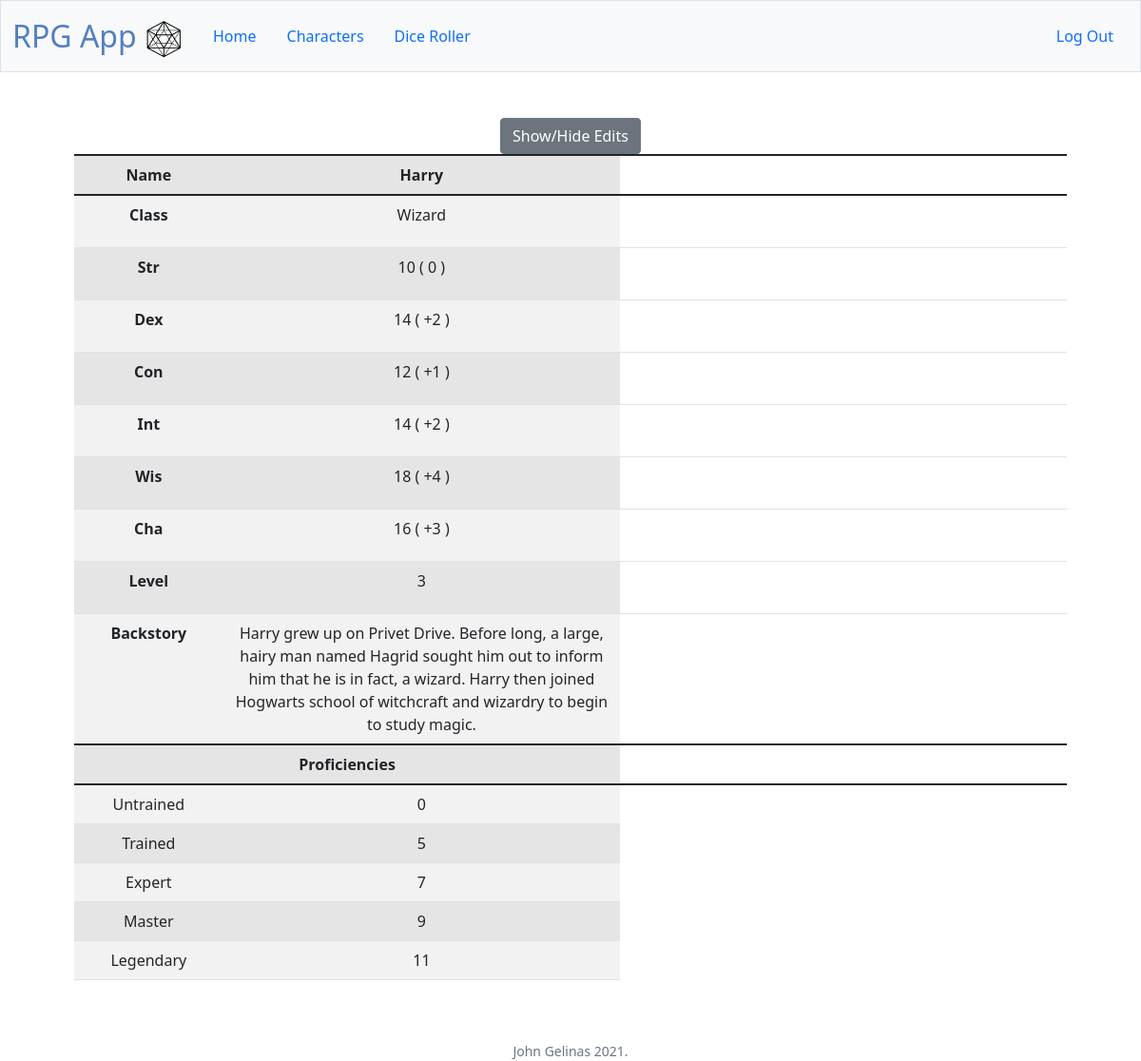
The app's page /character/Harry (signed in) with its own data.
### tables this page shows
CREATE TABLE characters (characterid INTEGER PRIMARY KEY NOT NULL, playerid INTEGER REFERENCES users, Name VARCHAR(255), Class VARCHAR(255), Str INT, Dex INT, Con INT, Int INT, Wis INT, Cha INT, Level INT, Backstory VARCHAR(255));

### PF2eApp.py (the view, shortened to what this page needs)
@app.route('/character/<name>', methods=["GET", "POST"])
def character(name):
    user = session["user_id"]
    name = scrub(name)
    user = scrub(user)
    query = "SELECT id FROM users WHERE username = '{}'".format(user)
    playerid = sqlselect(query)[0][0]
    con = sqlite3.connect('pathfinder.db')
    con.row_factory = dictfactory
    cur = con.cursor()
    cur.execute("SELECT * FROM characters WHERE name = '{}' AND playerid = {}".format(name, playerid))
    chardata = cur.fetchall()[0]
    cur.close()
    con.close()
    if request.method == "GET":
        chardata["Str Mod"] = floor((chardata["Str"] - 10)/2)
        chardata["Dex Mod"] = floor((chardata["Dex"] - 10)/2)
        chardata["Con Mod"] = floor((chardata["Con"] - 10)/2)
        chardata["Int Mod"] = floor((chardata["Int"] - 10)/2)
        chardata["Wis Mod"] = floor((chardata["Wis"] - 10)/2)
        chardata["Cha Mod"] = floor((chardata["Cha"] - 10)/2)
        proficiencies = {}
        proficiencies["Untrained"] = 0
        proficiencies["Trained"] = chardata["Level"] + 2
        proficiencies["Expert"] = chardata["Level"] + 4
        proficiencies["Master"] = chardata["Level"] + 6
        proficiencies["Legendary"] = chardata["Level"] + 8
        return render_template("viewcharacter.html", chardata = chardata, proficiencies = proficiencies)

### PF2eApp.py (called while the page is built)
@app.after_request
def after_request(response):
    response.headers["Cache-Control"] = "no-cache, no-store, must-revalidate"
    response.headers["Expires"] = 0
    response.headers["Pragma"] = "no-cache"
    return response

### helpers.py (called while the page is built)
def scrub(table_name):
    return ''.join( chr for chr in table_name if chr.isalnum() or chr == " " or chr == "." )

def sqlselect(query):
    con = sqlite3.connect('pathfinder.db')
    cur = con.cursor()
    cur.execute(query)
    rowcount = cur.rowcount
    if rowcount == 0:
        data = []
    else:
        data = cur.fetchall()
    cur.close()
    con.close()
    return data

def dictfactory(cursor, row):
    d = {}
    for idx, col in enumerate(cursor.description):
        d[col[0]] = row[idx]
    return d

### templates/viewcharacter.html (shortened to what this page needs)
{% extends "layout.html" %}
{% block main %}
<table class = "table table-striped table-hover table-active">
    <colgroup>
        <col>
        <col>
        <col class = "editcolumn border-0" id = "col" style = "width: 300px; visibility: hidden">
    </colgroup>
    <thead class="thead-dark">
        <tr>
            <th>Name</th>
            <th>{{ chardata["Name"] }}</th>
        </tr>
    </thead>
    {% for field in chardata %}
        {% if loop.index > 3 and loop.index < 13 %}
            <tr>
                <th scope="row" style = "width: 15%">{{ field }} </th>
                <td style = "width: 40%">
                    {{ chardata[field]|string }}
                    {% if field|length == 3 %}
                    (
                        {% if chardata[[field, ' Mod']|join] > 0 %}
                            {{ ['+',chardata[[field, ' Mod']|join]]|join }}
                        {% elif chardata[[field, ' Mod']|join] == 0 %}
                            {{ [' ',chardata[[field, ' Mod']|join]]|join }}
                        {% else %}
                            {{ ['-',chardata[[field, ' Mod']|join]]|join }}
                        {% endif %}
                    )
                    {% endif %}
                </td>
            </tr>
        {% endif %}
    {% endfor %}
    <thead>
        <th colspan = "2" style = "text-align: center">Proficiencies</th>
    </thead>
    {% for name, prof in proficiencies.items() %}
    <tr>
        <td>{{name}}</td>
        <td>{{prof}}</td>
    </tr>
    {% endfor %}
    <tr>
        <button onclick="editcolumn()" class = "btn btn-secondary">Show/Hide Edits</button>
    </tr>
</table>
{% endblock %}

### records on screen
characters: Name "Harry", Class "Wizard" "10" "14" "12" "14" "18" "16" "3" "Harry grew up on Privet Drive. Before long, a large, hairy man named Hagrid sought him out to inform him that he is in fact, a wizard. Harry then joined Hogwarts school of witchcraft and wizardry to begin to study magic."

### other values on screen
{{ field }} "Class" "Str" "Dex" "Con" "Int" "Wis" "Cha" "Level" "Backstory"
{{ [' ',chardata[[field, ' Mod']|join]]|join }} "0"
{{ ['+',chardata[[field, ' Mod']|join]]|join }} "+2" "+1" "+2" "+4" "+3"
{{ name }} "Untrained" "Trained" "Expert" "Master" "Legendary"
{{ prof }} "0" "5" "7" "9" "11"
